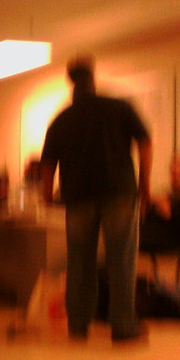
//> input picture body-pics/capture-1.png, 180 x 360 px, given in place of the camera
$ ./detectFacesCamera   (built with g++ and OpenCV 4)
//> lines starting //> are read from the running program, lines starting //| are printed output that depends on the picture
#include "opencv2/objdetect/objdetect.hpp"
#include "opencv2/highgui/highgui.hpp"
#include "opencv2/imgproc/imgproc.hpp"

#include <iostream>
#include <unistd.h>

using namespace std;
using namespace cv;

/** Function Headers */
void detectAndDisplay( Mat frame );

/** Global variables */
String face_cascade_name = "/usr/local/share/OpenCV/haarcascades/haarcascade_frontalface_alt.xml";
//~ String face_cascade_name = "/usr/local/share/OpenCV/lbpcascades/lbpcascade_frontalface.xml";
String fullBody = "/usr/local/share/OpenCV/haarcascades/haarcascade_fullbody.xml";
CascadeClassifier face_cascade;
CascadeClassifier body_cascade;
String window_name = "Capture peaple detection";
int face_counter = 1;
int body_counter = 1;

/** @function main */
int main( void )
{
    VideoCapture capture;
    Mat frame;

    //-- 1. Load the cascades
    if( !face_cascade.load( face_cascade_name ) ){ printf("--(!)Error loading face cascade\n"); return -1; };
    if( !body_cascade.load( fullBody ) ){ printf("--(!)Error loading body cascade\n"); return -1; };

    //-- 2. Read the video stream
    capture.open( 1 );
    if ( ! capture.isOpened() ) { printf("--(!)Error opening video capture\n"); return -1; }

    while ( capture.read(frame) )
    {
//> frame is the input picture: 360 rows x 180 cols, CV_8UC3; mean B, G, R 32.5, 72, 133.9
        if( frame.empty() )
        {
            printf(" --(!) No captured frame -- Break!");
            break;
        }

        //-- 3. Apply the classifier to the frame
        detectAndDisplay( frame );
        int c = waitKey(10);
        if( (char)c == 27 ) { break; } // escape
    }
    return 0;
}

/** @function detectAndDisplay */
void detectAndDisplay( Mat frame )
{
    std::vector<Rect> faces;
    Mat frame_gray;

    cvtColor( frame, frame_gray, COLOR_BGR2GRAY );
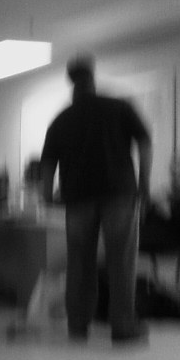
//> frame_gray: 360 rows x 180 cols, CV_8UC1; min 4, max 244, mean 86
    equalizeHist( frame_gray, frame_gray );
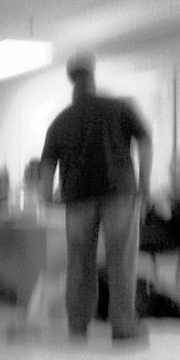
//> frame_gray: 360 rows x 180 cols, CV_8UC1; min 0, max 255, mean 128.4

    //-- Detect faces
    face_cascade.detectMultiScale( frame_gray, faces, 1.1, 2, 0|CASCADE_SCALE_IMAGE, Size(30, 30) );
//> faces = empty

    for ( size_t i = 0; i < faces.size(); i++ )
    {
        cout << i << ": x=" << faces[i].x << " y=" << faces[i].y << " width=" << faces[i].width << " height=" << faces[i].height << endl;
        Mat faceColor = frame( faces[i] );
        imwrite("face-pics/capture-" + to_string(face_counter) + ".png", faceColor);
        face_counter++;
    }
//> this loop made 0 passes
//> after the loop, face_counter = 1

    std::vector<Rect> bodies;
    //-- Detect bodies
    body_cascade.detectMultiScale( frame_gray, bodies, 1.1, 2, 0|CASCADE_SCALE_IMAGE, Size(100, 100) );
//> bodies = empty

    for ( size_t i = 0; i < bodies.size(); i++ )
    {
        Mat faceColor = frame( bodies[i] );

        imwrite("body-pics/capture-" + to_string(body_counter) + ".png", faceColor);
        body_counter++;

    }
//> after the loop, body_counter = 1
//> the Esc key is pressed

}
